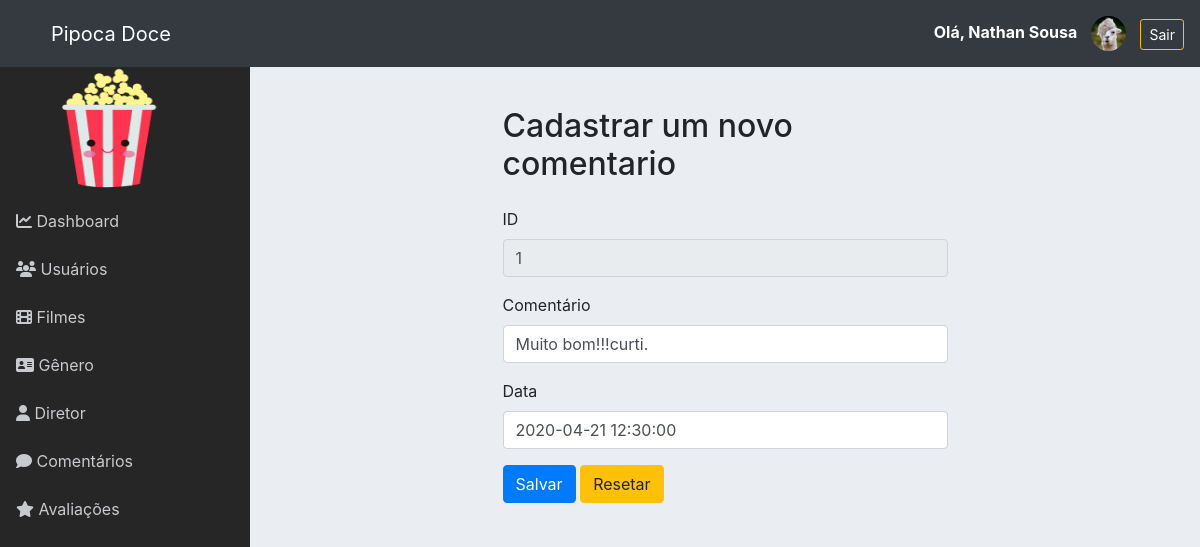
Before: /admin/form_comentarios.php?id=1 (signed in) with the older database file.
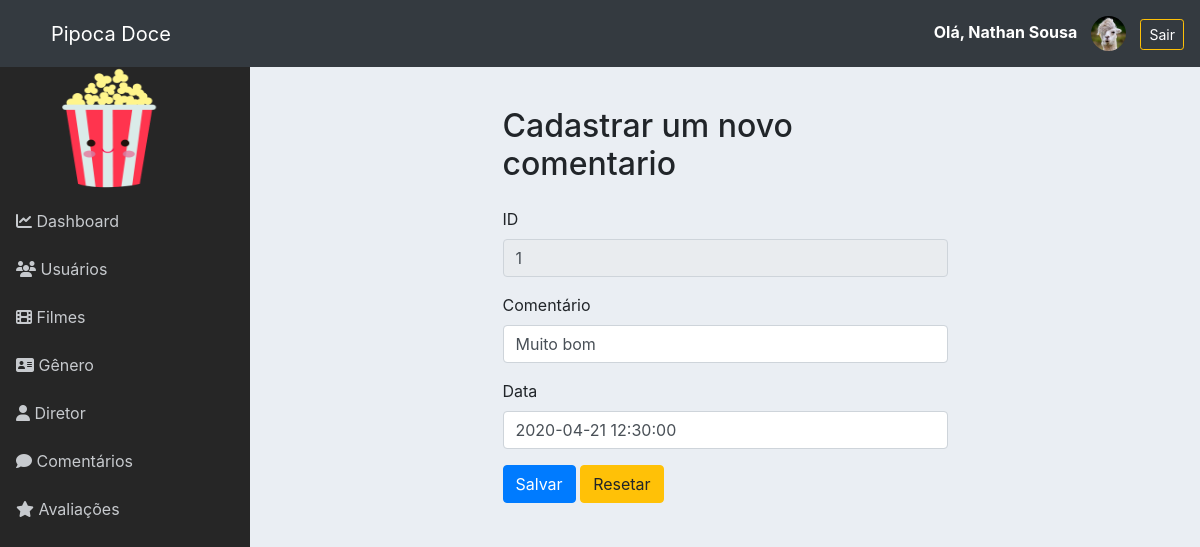
After: the same page with the newer database file.
### tables this page shows
CREATE TABLE `comentario` (
  `id` int NOT NULL AUTO_INCREMENT,
  `comentario` text NOT NULL,
  `data_comentario` datetime NOT NULL,
  `usuario_id` int NOT NULL,
  `filme_id` int NOT NULL,
  PRIMARY KEY (`id`),
  KEY `fk_comentario_usuario_idx` (`usuario_id`),
  KEY `fk_comentario_filme_idx` (`filme_id`),
  CONSTRAINT `fk_comentario_filme` FOREIGN KEY (`filme_id`) REFERENCES `filme` (`id`),
  CONSTRAINT `fk_comentario_usuario` FOREIGN KEY (`usuario_id`) REFERENCES `usuario` (`id`)
);

### admin/classes/Conexao.php (called while the page is built, shortened)
<?php
class Conexao
{
	private $host;
	private $user;
	private $password;
	public function __construct() {
		$this->host = 'mysql:host=localhost;dbname=pipoca_doce';
		$this->user = 'root';
		$this->password = 'root';
	}
	public function conectar() {
		try {
			$conn = new PDO(
				$this->host,
				$this->user,
				$this->password,
				array(
					PDO::ATTR_ERRMODE => PDO::ERRMODE_EXCEPTION,
					PDO::MYSQL_ATTR_INIT_COMMAND => "SET NAMES utf8"
				)
			);
			return $conn;
		} catch (PDOException $e) {
			echo 'Erro na conexao. Erro reportado: ' . $e->getMessage();
			exit;
		}
	}
}

### admin/classes/ComentarioDAO.php (called while the page is built, shortened)
<?php
require_once 'Model.php';
class ComentarioDAO extends Model
{
    public function __construct()
    {
        $this->class = 'Comentario';
        $this->tabela = 'comentario';
    }
}

### admin/classes/Model.php (called while the page is built, shortened)
<?php
require 'Conexao.php';
class Model
{
	protected $tabela;
	protected $class;
	protected $db;
	public function __construct()
	{
		$conexao = new Conexao();
		$this->db = $conexao->conectar();
	}
    public function get($id)
    {
    	$sql = "SELECT * FROM {$this->tabela} WHERE id = {$id}";
    	$stmt = $this->db->prepare($sql);
    	$stmt->setFetchMode(PDO::FETCH_CLASS, $this->class);
    	$stmt->execute();
    	return $stmt->fetch();
    }
}

### admin/classes/Comentario.php (called while the page is built, shortened)
<?php
class Comentario
{
	private $id;
	private $comentario;
	private $data_comentario;
    public function getId()
    {
        return $this->id;
    }
    public function getComentario()
    {
        return $this->comentario;
    }
    public function getDataComentario()
    {
        return $this->data_comentario;
    }
}

### admin/form_comentarios.php (the view)
<?php include './layout/header.php';?>
<?php include './layout/menu.php';?>
<?php
require 'classes/Comentario.php';
require 'classes/ComentarioDAO.php';
$comentario = new Comentario();
	if(isset($_GET['id']) && $_GET['id'] != '') {
		$id = $_GET['id'];
		$comentarioDAO = new ComentarioDAO();
		$comentario = $comentarioDAO->get($id);
	}
?>
<div class="row" style="margin-top:40px">
	<div class="col-6 offset-3">
		<h2>Cadastrar um novo comentario</h2>
	</div>
</div>
<div class="row">
	<div class="col-6 offset-3">
		<form action="controle_comentarios.php?acao=<?= ( $comentario->getId() != '' ? 'editar' : 'cadastrar' )?>" method="post">
			<div class="form-group">
				<label for="id">ID</label>
				<input type="text" class="form-control" name="id" id="id" value="<?=($comentario->getId() != '' ? $comentario->getId() : '')?>" readonly>
			</div>
			<div class="form-group">
				<label for="comentario">Comentário</label>
				<input type="text" class="form-control" name="comentario" required value="<?=($comentario->getComentario() != '' ? $comentario->getComentario() : '')?>">
			</div>
			<div class="form-group">
				<label for="data_comentario">Data</label>
				<input type="text" class="form-control" name="data_comentario" required value="<?=($comentario->getDataComentario() != '' ? $comentario->getDataComentario() : '')?>">
			</div>
			<div class="form-group">
				<button type="submit" class="btn btn-primary">Salvar</button>
				<button type="reset" class="btn btn-warning">Resetar</button>
			</div>
		</form>
	</div>
</div>
<?php include './layout/footer.php';?>

Changed rows visible on the page:
changed comentario id 1: comentario "Muito bom!!!curti." → "Muito bom"
